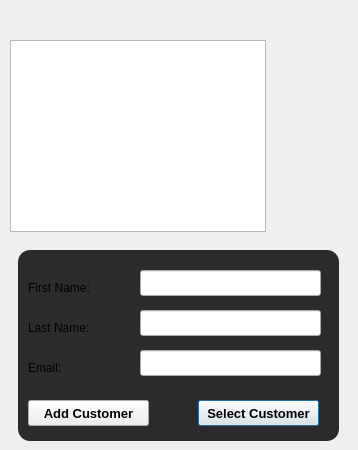
<?xml version="1.0" encoding="UTF-8"?>
<ui version="4.0">
 <class>Dialog</class>
 <widget class="QDialog" name="Dialog">
  <property name="geometry">
   <rect>
    <x>0</x>
    <y>0</y>
    <width>358</width>
    <height>450</height>
   </rect>
  </property>
  <property name="windowTitle">
   <string>Dialog</string>
  </property>
  <widget class="QLabel" name="LabelTitle">
   <property name="geometry">
    <rect>
     <x>0</x>
     <y>0</y>
     <width>351</width>
     <height>41</height>
    </rect>
   </property>
   <property name="text">
    <string/>
   </property>
   <property name="pixmap">
    <pixmap>dronedogs_order_form_title_text.png</pixmap>
   </property>
   <property name="scaledContents">
    <bool>true</bool>
   </property>
  </widget>
  <widget class="QLabel" name="LabelLogo">
   <property name="geometry">
    <rect>
     <x>270</x>
     <y>40</y>
     <width>81</width>
     <height>191</height>
    </rect>
   </property>
   <property name="text">
    <string/>
   </property>
   <property name="pixmap">
    <pixmap>DroneDogsLogo.png</pixmap>
   </property>
   <property name="scaledContents">
    <bool>true</bool>
   </property>
  </widget>
  <widget class="QLabel" name="LabelFirstName">
   <property name="geometry">
    <rect>
     <x>28</x>
     <y>280</y>
     <width>61</width>
     <height>16</height>
    </rect>
   </property>
   <property name="text">
    <string>First Name:</string>
   </property>
  </widget>
  <widget class="QLabel" name="LabelLastName">
   <property name="geometry">
    <rect>
     <x>28</x>
     <y>320</y>
     <width>61</width>
     <height>16</height>
    </rect>
   </property>
   <property name="text">
    <string>Last Name:</string>
   </property>
  </widget>
  <widget class="QLabel" name="LabelEmail">
   <property name="geometry">
    <rect>
     <x>28</x>
     <y>360</y>
     <width>49</width>
     <height>16</height>
    </rect>
   </property>
   <property name="text">
    <string>Email:</string>
   </property>
  </widget>
  <widget class="QLineEdit" name="LineEditFirstName">
   <property name="geometry">
    <rect>
     <x>140</x>
     <y>270</y>
     <width>181</width>
     <height>26</height>
    </rect>
   </property>
  </widget>
  <widget class="QLineEdit" name="LineEditLastName">
   <property name="geometry">
    <rect>
     <x>140</x>
     <y>310</y>
     <width>181</width>
     <height>26</height>
    </rect>
   </property>
  </widget>
  <widget class="QLineEdit" name="LineEditEmail">
   <property name="geometry">
    <rect>
     <x>140</x>
     <y>350</y>
     <width>181</width>
     <height>26</height>
    </rect>
   </property>
  </widget>
  <widget class="QFrame" name="frame">
   <property name="geometry">
    <rect>
     <x>18</x>
     <y>250</y>
     <width>321</width>
     <height>191</height>
    </rect>
   </property>
   <property name="styleSheet">
    <string notr="true">QFrame {
    background-color: #2B2B2E;
    border-radius: 12px;
}</string>
   </property>
   <property name="frameShape">
    <enum>QFrame::Shape::StyledPanel</enum>
   </property>
   <property name="frameShadow">
    <enum>QFrame::Shadow::Raised</enum>
   </property>
   <widget class="QPushButton" name="PushButtonSelectCustomer">
    <property name="geometry">
     <rect>
      <x>180</x>
      <y>150</y>
      <width>121</width>
      <height>26</height>
     </rect>
    </property>
    <property name="font">
     <font>
      <pointsize>10</pointsize>
      <bold>true</bold>
     </font>
    </property>
    <property name="text">
     <string>Select Customer</string>
    </property>
   </widget>
   <widget class="QPushButton" name="PushButtonAddCustomer">
    <property name="geometry">
     <rect>
      <x>10</x>
      <y>150</y>
      <width>121</width>
      <height>26</height>
     </rect>
    </property>
    <property name="font">
     <font>
      <pointsize>10</pointsize>
      <bold>true</bold>
     </font>
    </property>
    <property name="text">
     <string>Add Customer</string>
    </property>
   </widget>
  </widget>
  <widget class="QListWidget" name="ListWidgetCustomerList">
   <property name="geometry">
    <rect>
     <x>10</x>
     <y>40</y>
     <width>256</width>
     <height>192</height>
    </rect>
   </property>
  </widget>
  <zorder>frame</zorder>
  <zorder>LabelTitle</zorder>
  <zorder>LabelLogo</zorder>
  <zorder>LabelFirstName</zorder>
  <zorder>LabelLastName</zorder>
  <zorder>LabelEmail</zorder>
  <zorder>LineEditFirstName</zorder>
  <zorder>LineEditLastName</zorder>
  <zorder>LineEditEmail</zorder>
  <zorder>ListWidgetCustomerList</zorder>
 </widget>
 <tabstops>
  <tabstop>ListWidgetCustomerList</tabstop>
  <tabstop>LineEditFirstName</tabstop>
  <tabstop>LineEditLastName</tabstop>
  <tabstop>LineEditEmail</tabstop>
  <tabstop>PushButtonAddCustomer</tabstop>
  <tabstop>PushButtonSelectCustomer</tabstop>
 </tabstops>
 <resources/>
 <connections/>
</ui>
